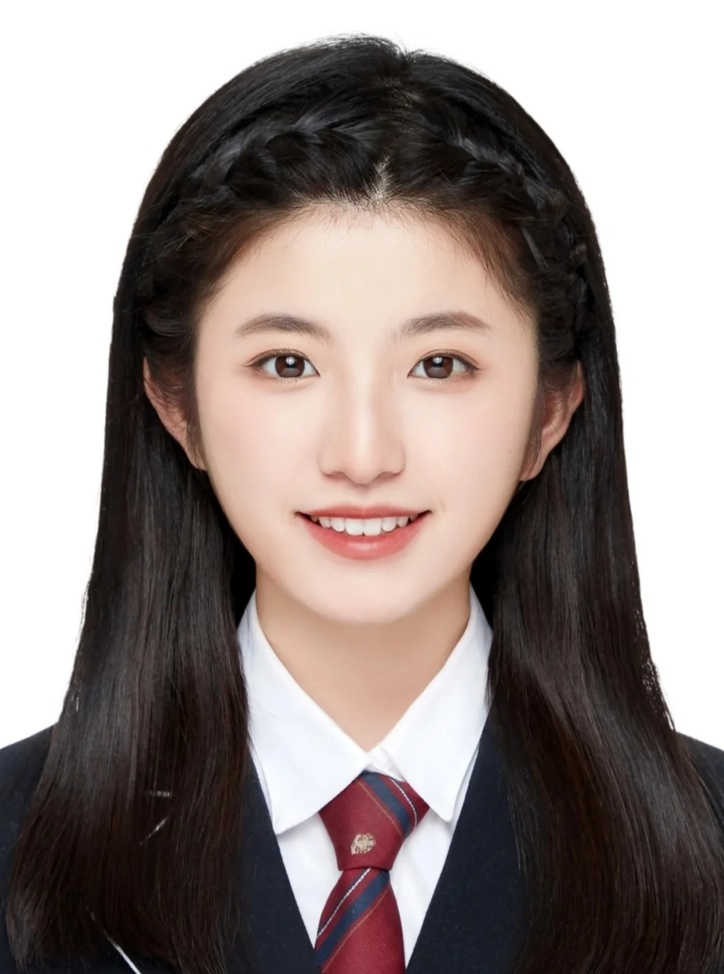
#> input picture picture/p1.jpg, 724 x 974 px, shrunk from 1080 x 1453 before the run
$ python 'Experiment 7.py'
#> lines starting #> are read from the running program, lines starting #| are printed output that depends on the picture; after the words box and inside, x2 and y2 are one past the last pixel; in counts of white or black regions, pixels touching at a corner belong together
import cv2
import numpy as np
import matplotlib.pyplot as plt
def extract_skin(image):
    hsv = cv2.cvtColor(image, cv2.COLOR_BGR2HSV)
    lower_skin = np.array([0, 20, 70], dtype=np.uint8)
    upper_skin = np.array([20, 255, 255], dtype=np.uint8)
    skin_mask = cv2.inRange(hsv, lower_skin, upper_skin)
    kernel = cv2.getStructuringElement(cv2.MORPH_ELLIPSE, (5, 5))
    skin_mask = cv2.morphologyEx(skin_mask, cv2.MORPH_CLOSE, kernel, iterations=4)
    skin = cv2.bitwise_and(image, image, mask=skin_mask)
    return skin, skin_mask
image = cv2.imread('picture/p1.jpg')
#> image is the input picture: shape (974, 724, 3); mean B, G, R 131, 133.9, 144.9
skin, skin_mask = extract_skin(image)
#> in extract_skin, `hsv = cv2.cvtColor(image, cv2.COLOR_BGR2HSV)`: hsv: shape (974, 724, 3); mean H, S, V 28.6, 50.8, 145.9
#> in extract_skin, `skin_mask = cv2.inRange(hsv, lower_skin, upper_skin)`:
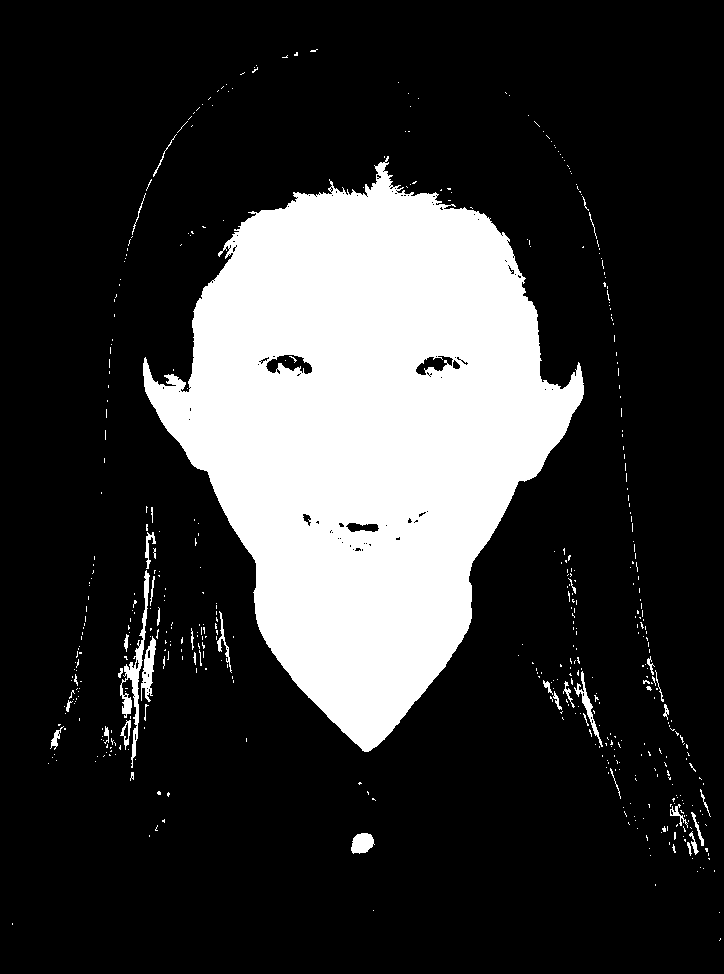
#> skin_mask: shape (974, 724); 21.5% white; 505 white regions (464 under 20 px), largest, box (x1, y1, x2, y2) and area: (143, 156, 584, 752) 145414, (120, 570, 150, 768) 1177, (141, 636, 156, 702) 492
#> in extract_skin, `skin_mask = cv2.morphologyEx(skin_mask, cv2.MORPH_CLOSE, kernel, itera..`: skin_mask: shape (974, 724); 23.5% white; 163 white regions (135 under 20 px), largest, box (x1, y1, x2, y2) and area: (143, 156, 584, 752) 148168, (97, 506, 234, 781) 8332, (536, 648, 622, 799) 2870
#> in extract_skin, `skin = cv2.bitwise_and(image, image, mask=skin_mask)`:
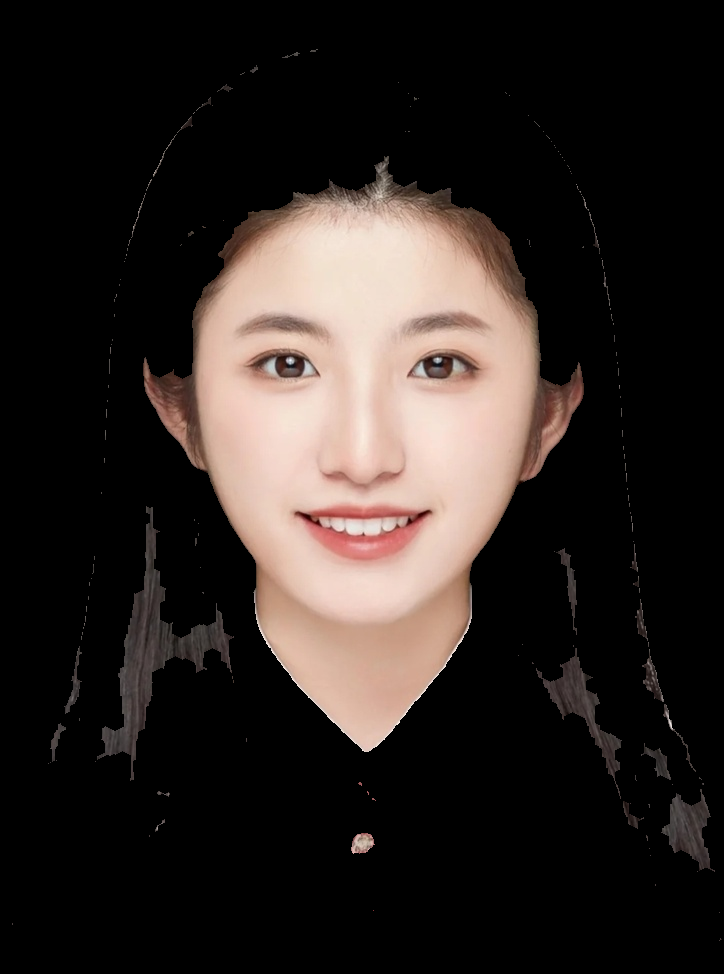
#> skin: shape (974, 724, 3); mean B, G, R 34.5, 37.8, 45.1
plt.subplot(1, 3, 1)
plt.title('Original Image')
plt.imshow(cv2.cvtColor(image, cv2.COLOR_BGR2RGB))
plt.subplot(1, 3, 2)
plt.title('Skin Mask')
plt.imshow(skin_mask, cmap='gray')
plt.subplot(1, 3, 3)
plt.title('Extracted Skin')
plt.imshow(cv2.cvtColor(skin, cv2.COLOR_BGR2RGB))
plt.show()
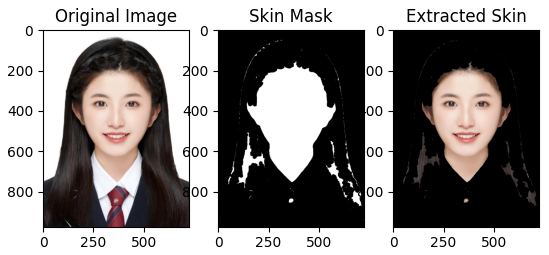
#> figure drawn by matplotlib, 3 panels
image = cv2.imread('picture/p2.jpg')
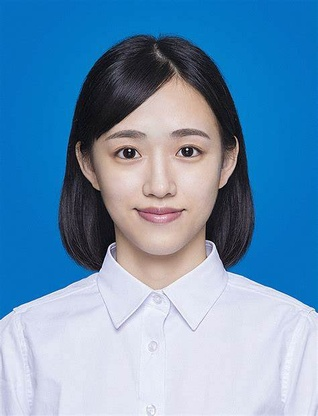
#> input picture picture/p2.jpg, 318 x 416 px, shrunk from 474 x 621 before the run
#> image is the input picture: shape (416, 318, 3); mean B, G, R 182.9, 147.8, 107.1
skin, skin_mask = extract_skin(image)
#> in extract_skin (call 2), `hsv = cv2.cvtColor(image, cv2.COLOR_BGR2HSV)`: hsv: shape (416, 318, 3); mean H, S, V 95.6, 119.5, 188.4
#> in extract_skin (call 2), `skin_mask = cv2.inRange(hsv, lower_skin, upper_skin)`: skin_mask: shape (416, 318); 14.3% white; 8 white regions (7 under 20 px), largest, box (x1, y1, x2, y2) and area: (75, 63, 239, 290) 18967
#> in extract_skin (call 2), `skin_mask = cv2.morphologyEx(skin_mask, cv2.MORPH_CLOSE, kernel, itera..`:
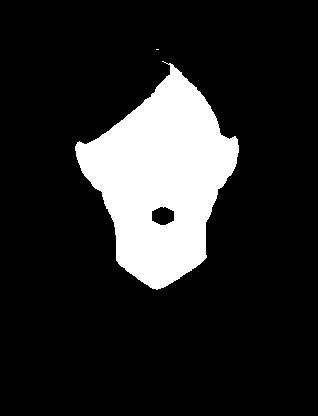
#> skin_mask: shape (416, 318); 15.5% white; 2 white regions (1 under 20 px), largest, box (x1, y1, x2, y2) and area: (75, 61, 239, 290) 20504
#> in extract_skin (call 2), `skin = cv2.bitwise_and(image, image, mask=skin_mask)`:
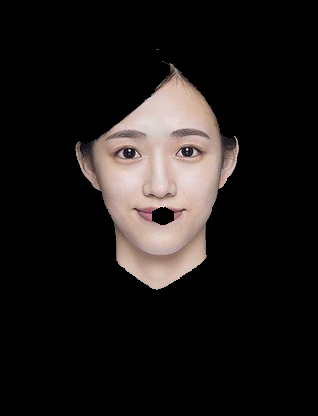
#> skin: shape (416, 318, 3); mean B, G, R 23.8, 25.2, 29.1
plt.subplot(1, 3, 1)
plt.title('Original Image')
plt.imshow(cv2.cvtColor(image, cv2.COLOR_BGR2RGB))
plt.subplot(1, 3, 2)
plt.title('Skin Mask')
plt.imshow(skin_mask, cmap='gray')
plt.subplot(1, 3, 3)
plt.title('Extracted Skin')
plt.imshow(cv2.cvtColor(skin, cv2.COLOR_BGR2RGB))
plt.show()
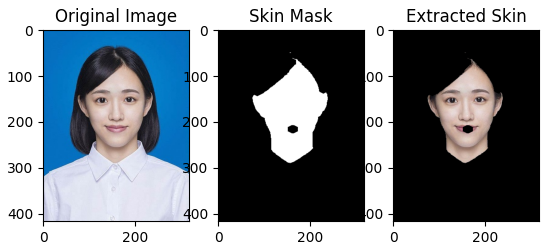
#> figure drawn by matplotlib, 3 panels
